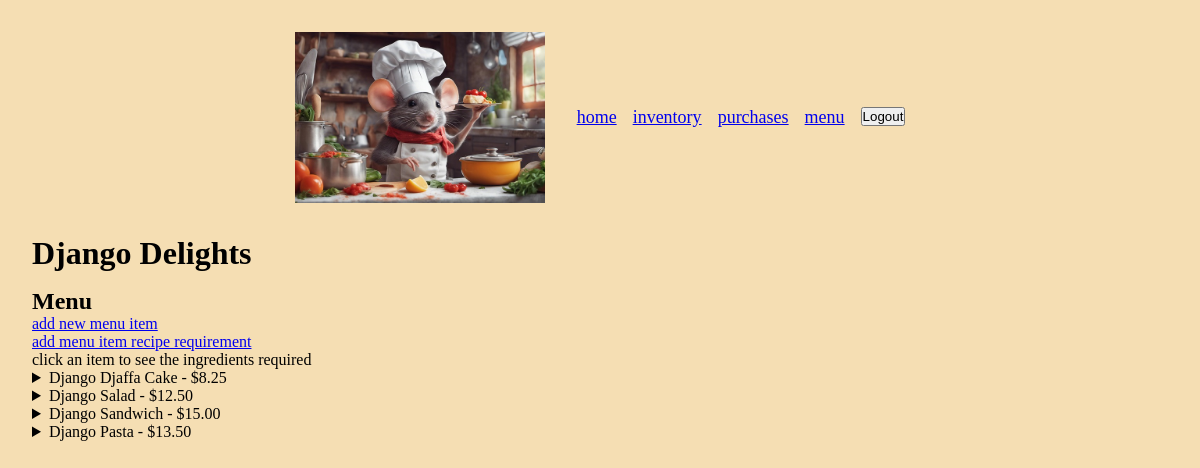
The page /menu/ (signed in) on the database its author committed.
### inventory/models.py (models this page shows, shortened)
class MenuItem(models.Model):
    menu_item_name = models.CharField(max_length=200)
    menu_item_price = models.FloatField(validators=[MinValueValidator(0)])

### inventory/views.py (the view)
# urls.py: path('menu/', views.Menu.as_view(), name='menu'),
class Menu(LoginRequiredMixin, ListView):
    model = MenuItem
    context_object_name = 'menu_items'
    template_name = 'inventory/menu.html'
    login_url = '/login/'
    title = 'Menu-Django Delights'
    def get_title(self):
        return self.title
    def get_context_data(self, **kwargs):
        context = super().get_context_data(**kwargs)
        menu_items = self.get_queryset()
        recipe_requirements = {}
        for item in menu_items:
            recipe_requirements[item.menu_item_name] = RecipeRequirement.objects.filter(
                menu_item_name=item)
        context["recipe_reqs"] = recipe_requirements
        context['title'] = self.get_title()
        return context

### inventory/models.py (called while the page is built)
    def __str__(self):
        return self.ingredient_name

### inventory/templates/inventory/menu.html (shortened to what this page needs)
{% extends 'inventory/base.html' %}
{% block content %}
<h2>Menu</h2>
<a href="{% url 'new_menu_item' %}">add new menu item</a>
<br />
<a href="{% url 'new_recipe_req' %}">add menu item recipe requirement</a>
<p>click an item to see the ingredients required</p>
{% for menu_item in menu_items %}
<details>
  <summary>
    {{ menu_item.menu_item_name }} -
    ${{menu_item.menu_item_price|floatformat:2}}
  </summary>
</details>
{% endfor %} {% endblock %}

### inventory/static/inventory/css/style.css (style rules this page uses)
*, *::before, *::after { margin: 0; padding: 0; box-sizing: border-box; }
body { background-color: wheat; }

### rows shown on the page
MenuItem: menu_item_name "Django Djaffa Cake", menu_item_price "8.25"
MenuItem: menu_item_name "Django Salad", menu_item_price "12.50"
MenuItem: menu_item_name "Django Sandwich", menu_item_price "15.00"
MenuItem: menu_item_name "Django Pasta", menu_item_price "13.50"
